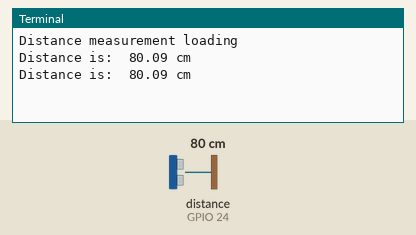
Bench run of a program on a simulated Raspberry Pi (BCM pin numbers). On the bench: the last lines printed to the terminal. Inputs (shaded band) come from the test bench; at power-on: distance to the obstacle (sensor on GPIO 24) 80 cm. The echo pulse lasts 58.3 µs per cm; the clock reads 2024-03-15 10:24:30 at power-on unless the program sets it.

Above: at 5.0 s.
5.1 s: distance to the obstacle (sensor on GPIO 24) set to 2 cm
At 7.2 s:
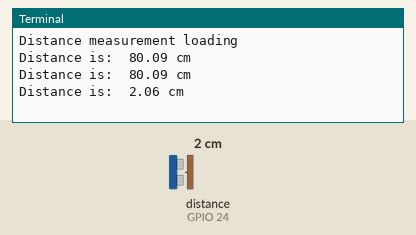
8.1 s: distance to the obstacle (sensor on GPIO 24) set to 4 cm
At 8.1 s:
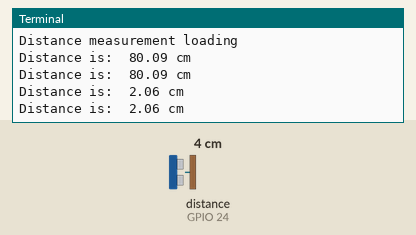
Timing chart, 0 to 11.1 s (numbered marks = the images above; inputs shaded):
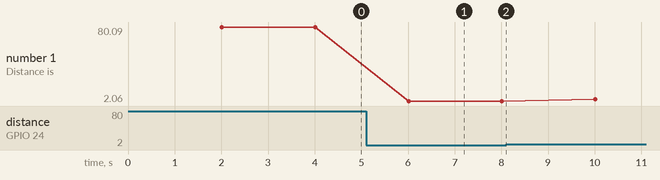

Measured:
- after the input at 5.1 s, the terminal: prints a new line after 0.91 s (image 1)
- plotted number 1: 80.09 → 2.06 after the input at 5.1 s, 2.06 → 4.1 after the input at 8.1 s

The program:

Ultrasonic.py
```python
# this code reads ultrasonic sensor data and puts out the distance
# wiring under: https://thepihut.com/blogs/raspberry-pi-tutorials/hc-sr04-ultrasonic-range-sensor-on-the-raspberry-pi

# Trigger is GPIO 23, Echo is GPIO 24


import RPi.GPIO as GPIO
import time
GPIO.setmode(GPIO.BCM)

TRIG = 23
ECHO = 24

print("Distance measurement loading")

GPIO.setup(TRIG,GPIO.OUT)
GPIO.setup(ECHO,GPIO.IN)

GPIO.output(TRIG, False)
time.sleep(2)
count = 0
while count < 20:
    count += 1
    GPIO.output(TRIG, True)
    time.sleep(0.00001)
    GPIO.output(TRIG, False)

    while GPIO.input(ECHO) == 0:
        pulse_start = time.time()

    while GPIO.input(ECHO) == 1:
        pulse_end = time.time()

    pulse_duration = pulse_end - pulse_start

    distance = pulse_duration * 17150

    distance = round(distance, 2)

    print("Distance is: ", distance, "cm")


    time.sleep(2)

GPIO.cleanup()
```
